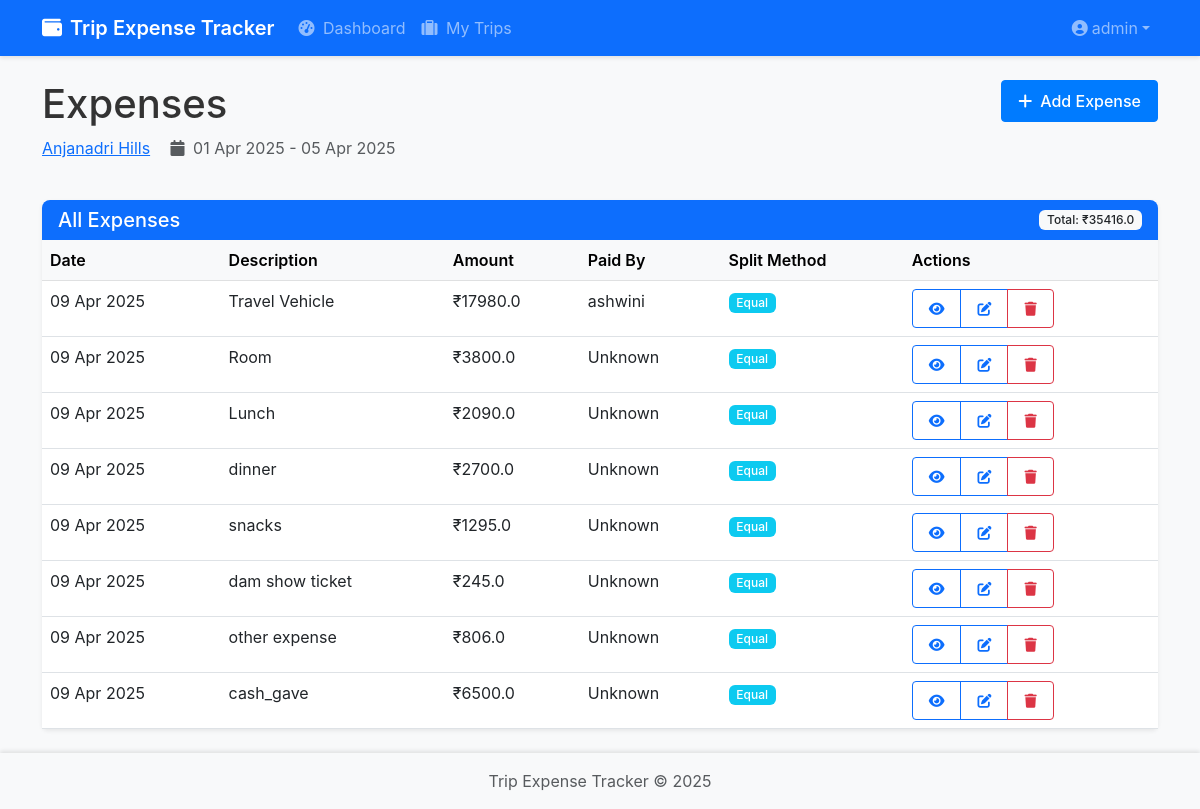
/trips/3/expenses (signed in), run on the app's committed database.
### expense_tracker/backend/models/user.py (models this page shows, shortened)
class User(UserMixin, db.Model):
    id = db.Column(db.Integer, primary_key=True)
    email = db.Column(db.String(120), unique=True, nullable=False, index=True)
    name = db.Column(db.String(100), nullable=False)
    password_hash = db.Column(db.String(128))
    created_at = db.Column(db.DateTime, default=datetime.utcnow)
    last_seen = db.Column(db.DateTime, default=datetime.utcnow)
    is_admin = db.Column(db.Boolean, default=False)
    trips_created = db.relationship('Trip', backref='admin', lazy='dynamic', foreign_keys='Trip.admin_id')

### expense_tracker/backend/models/trip.py (models this page shows, shortened)
class Trip(db.Model):
    id = db.Column(db.Integer, primary_key=True)
    name = db.Column(db.String(100), nullable=False)
    description = db.Column(db.Text, nullable=True)
    start_date = db.Column(db.DateTime, nullable=False)
    end_date = db.Column(db.DateTime, nullable=False)
    created_at = db.Column(db.DateTime, default=datetime.utcnow)
    updated_at = db.Column(db.DateTime, default=datetime.utcnow, onupdate=datetime.utcnow)
    admin_id = db.Column(db.Integer, db.ForeignKey('user.id'), nullable=False)
    participants = db.Column(db.Text, nullable=False, default=json.dumps([]))
    unregistered_participants = db.Column(db.Text, nullable=False, default=json.dumps([]))
    advances_json = db.Column(db.Text, default=json.dumps({}))
    general_payments_json = db.Column(db.Text, default=json.dumps([]))
    expenses = db.relationship('Expense', backref='trip', lazy='dynamic', cascade='all, delete-orphan')
    def get_participants_list(self):
        if self.participants is None:
            return []
        return json.loads(self.participants)
    def calculate_total_expenses(self):
        return sum(expense.amount for expense in self.expenses)

### expense_tracker/backend/models/expense.py (models this page shows, shortened)
class Expense(db.Model):
    id = db.Column(db.Integer, primary_key=True)
    description = db.Column(db.String(200), nullable=False)
    amount = db.Column(db.Float, nullable=False)
    currency = db.Column(db.String(3), default='INR')
    category = db.Column(db.String(50), nullable=True)
    date = db.Column(db.DateTime, default=datetime.utcnow)
    created_at = db.Column(db.DateTime, default=datetime.utcnow)
    updated_at = db.Column(db.DateTime, default=datetime.utcnow, onupdate=datetime.utcnow)
    split_method = db.Column(db.String(20), default='equal')
    payer_id = db.Column(db.String(100), nullable=False)  # Can be user ID or 'unregistered_name'
    trip_id = db.Column(db.Integer, db.ForeignKey('trip.id'), nullable=False)
    participants = db.Column(db.Text, nullable=False, default='[]')  # Registered participants
    shares = db.Column(db.Text, nullable=False, default='{}')  # Shares for all participants
    items = db.Column(db.Text, nullable=True, default='[]')  # For itemized expenses and unregistered participants

### expense_tracker/backend/routes/expenses.py (the view)
@bp.route('/<int:trip_id>/expenses')
@login_required
def list_expenses(trip_id):
    trip = Trip.query.get_or_404(trip_id)
    participants = trip.get_participants_list()
    if str(current_user.id) not in participants and current_user.id != trip.admin_id:
        flash('You do not have access to this trip', 'error')
        return redirect(url_for('trips.list_trips'))
    expenses = Expense.query.filter_by(trip_id=trip_id).order_by(Expense.date.desc()).all()
    user_map = {str(user.id): user.name for user in User.query.all()}
    return render_template('expenses/list.html',
                          trip=trip,
                          expenses=expenses,
                          user_map=user_map)

### expense_tracker/backend/templates/expenses/list.html (shortened to what this page needs)
{% extends "base.html" %}
{% block content %}
<div class="row mb-4">
    <div class="col-md-8">
        <h1 class="mb-2">Expenses</h1>
        <p class="text-muted">
            <a href="{{ url_for('trips.view_trip', trip_id=trip.id) }}">{{ trip.name }}</a>
            <i class="fas fa-calendar ms-3 me-1"></i>
            {{ trip.start_date.strftime('%d %b %Y') }} - {{ trip.end_date.strftime('%d %b %Y') }}
        </p>
    </div>
    <div class="col-md-4 text-end">
        <a href="{{ url_for('expenses.add_expense', trip_id=trip.id) }}" class="btn btn-primary">
            <i class="fas fa-plus me-2"></i>Add Expense
        </a>
    </div>
</div>
{% if expenses %}
<div class="card">
    <div class="card-header bg-primary text-white">
        <div class="d-flex justify-content-between align-items-center">
            <h5 class="mb-0">All Expenses</h5>
            <span class="badge bg-light text-dark">Total: ₹{{ trip.calculate_total_expenses()|round(2) }}</span>
        </div>
    </div>
    <div class="card-body p-0">
        <div class="table-responsive">
            <table class="table table-hover mb-0">
                <thead class="table-light">
                    <tr>
                        <th>Date</th>
                        <th>Description</th>
                        <th>Amount</th>
                        <th>Paid By</th>
                        <th>Split Method</th>
                        <th>Actions</th>
                    </tr>
                </thead>
                <tbody>
                    {% for expense in expenses %}
                    <tr>
                        <td>{{ expense.date.strftime('%d %b %Y') }}</td>
                        <td>{{ expense.description }}</td>
                        <td>₹{{ expense.amount|round(2) }}</td>
                        <td>
                            {% if expense.payer_id == current_user.id %}
                            <span class="badge bg-primary">You</span>
                            {% else %}
                            {{ user_map.get(expense.payer_id|string, 'Unknown') }}
                            {% endif %}
                        </td>
                        <td>
                            {% if expense.split_method == 'equal' %}
                            <span class="badge bg-info">Equal</span>
                            {% elif expense.split_method == 'exact' %}
                            <span class="badge bg-warning">Exact</span>
                            {% elif expense.split_method == 'itemized' %}
                            <span class="badge bg-success">Itemized</span>
                            {% endif %}
                        </td>
                        <td>
                            <div class="btn-group btn-group-sm">
                                <a href="{{ url_for('expenses.view_expense', trip_id=trip.id, expense_id=expense.id) }}" class="btn btn-outline-primary">
                                    <i class="fas fa-eye"></i>
                                </a>
                                {% if expense.payer_id == current_user.id or trip.admin_id == current_user.id %}
                                <a href="{{ url_for('expenses.edit_expense', trip_id=trip.id, expense_id=expense.id) }}" class="btn btn-outline-primary">
                                    <i class="fas fa-edit"></i>
                                </a>
                                <button type="button" class="btn btn-outline-danger" data-bs-toggle="modal" data-bs-target="#deleteModal{{ expense.id }}">
                                    <i class="fas fa-trash"></i>
                                </button>
                                {% endif %}
                            </div>
                        </td>
                    </tr>
                    {% endfor %}
                </tbody>
            </table>
        </div>
    </div>
</div>
{% endif %}
{% endblock %}

### expense_tracker/backend/templates/base.html (shortened to what this page needs)
<!DOCTYPE html>
<html lang="en">
<head>
    <link href="https://cdn.jsdelivr.net/npm/bootstrap@5.3.0-alpha1/dist/css/bootstrap.min.css" rel="stylesheet">
    <link rel="stylesheet" href="https://cdnjs.cloudflare.com/ajax/libs/font-awesome/6.0.0/css/all.min.css">
    <link rel="stylesheet" href="{{ url_for('static', filename='css/style.css') }}">
</head>
<body class="d-flex flex-column min-vh-100">
    <nav class="navbar navbar-expand-lg navbar-dark bg-primary sticky-top">
        <div class="container">
            <a class="navbar-brand d-flex align-items-center" href="{{ url_for('main.index') }}">
                <i class="fas fa-wallet me-2"></i>
                <span class="d-none d-sm-inline">Trip Expense Tracker</span>
            </a>
            <div class="collapse navbar-collapse" id="navbarNav">
                <ul class="navbar-nav me-auto">
                    {% if current_user.is_authenticated %}
                    <li class="nav-item">
                        <a class="nav-link" href="{{ url_for('main.dashboard') }}">
                            <i class="fas fa-tachometer-alt me-1"></i>
                            <span>Dashboard</span>
                        </a>
                    </li>
                    <li class="nav-item">
                        <a class="nav-link" href="{{ url_for('trips.list_trips') }}">
                            <i class="fas fa-suitcase me-1"></i>
                            <span>My Trips</span>
                        </a>
                    </li>
                    {% endif %}
                </ul>
                <ul class="navbar-nav">
                    {% if current_user.is_authenticated %}
                    <li class="nav-item dropdown">
                        <a class="nav-link dropdown-toggle d-flex align-items-center" href="#" id="userDropdown" role="button" data-bs-toggle="dropdown">
                            <i class="fas fa-user-circle me-1"></i>
                            <span class="d-none d-sm-inline">{{ current_user.name }}</span>
                        </a>
                    </li>
                    {% endif %}
                </ul>
            </div>
        </div>
    </nav>
    <main class="flex-shrink-0">
        <div class="container mt-4">
            {% block content %}{% endblock %}
        </div>
    </main>
    <footer class="footer mt-auto py-3 bg-light">
        <div class="container text-center">
            <span class="text-muted">Trip Expense Tracker &copy; 2025</span>
        </div>
    </footer>
</body>
</html>

### expense_tracker/backend/static/css/style.css (style rules this page uses)
:root { --primary-color: #0d6efd; --secondary-color: #6c757d; --success-color: #198754; --danger-color: #dc3545; --warning-color: #ffc107; --info-color: #0dcaf0; --light-color: #f8f9fa; --dark-color: #212529; }
html, body { height: 100%; overflow-x: hidden; }
body { font-family: -apple-system, BlinkMacSystemFont, "Segoe UI", Roboto, "Helvetica Neue", Arial, sans-serif; -webkit-font-smoothing: antialiased; -moz-osx-font-smoothing: grayscale; background-color: #f8f9fa; color: #333; }
.navbar { box-shadow: 0 2px 4px rgba(0,0,0,0.1); }
.navbar-brand { font-weight: 600; }
.card { border: none; box-shadow: 0 0.125rem 0.25rem rgba(0,0,0,0.075); transition: transform 0.2s ease-in-out; margin-bottom: 1.5rem; }
.card-header { background-color: var(--primary-color); color: white; border-bottom: none; border-radius: 8px 8px 0 0 !important; font-weight: 500; }
.btn { font-weight: 500; padding: 0.5rem 1rem; border-radius: 0.25rem; transition: all 0.2s ease-in-out; }
.btn-primary { background-color: #007bff; border-color: #007bff; }
.table { width: 100%; margin-bottom: 1rem; color: #212529; border-collapse: collapse; }
.table th { font-weight: 600; background-color: #f8f9fa; }
.table-responsive { margin: 0; padding: 0; }
.footer { background-color: var(--light-color); padding: 1rem 0; box-shadow: 0 -2px 4px rgba(0,0,0,0.1); }
.badge { font-weight: 500; padding: 0.35em 0.65em; }

### data on the page
User: name "admin"
Trip: name "Anjanadri Hills", start_date "01 Apr 2025", end_date "05 Apr 2025"
Expense: calculate_total_expenses "35416.0", date "09 Apr 2025", description "Travel Vehicle", amount "17980.0", split_method "Equal"
User: get "ashwini"
Expense: date "09 Apr 2025", description "Room", amount "3800.0", get "Unknown", split_method "Equal"
Expense: date "09 Apr 2025", description "Lunch", amount "2090.0", get "Unknown", split_method "Equal"
Expense: date "09 Apr 2025", description "dinner", amount "2700.0", get "Unknown", split_method "Equal"
Expense: date "09 Apr 2025", description "snacks", amount "1295.0", get "Unknown", split_method "Equal"
Expense: date "09 Apr 2025", description "dam show ticket", amount "245.0", get "Unknown", split_method "Equal"
Expense: date "09 Apr 2025", description "other expense", amount "806.0", get "Unknown", split_method "Equal"
Expense: date "09 Apr 2025", description "cash_gave", amount "6500.0", get "Unknown", split_method "Equal"
